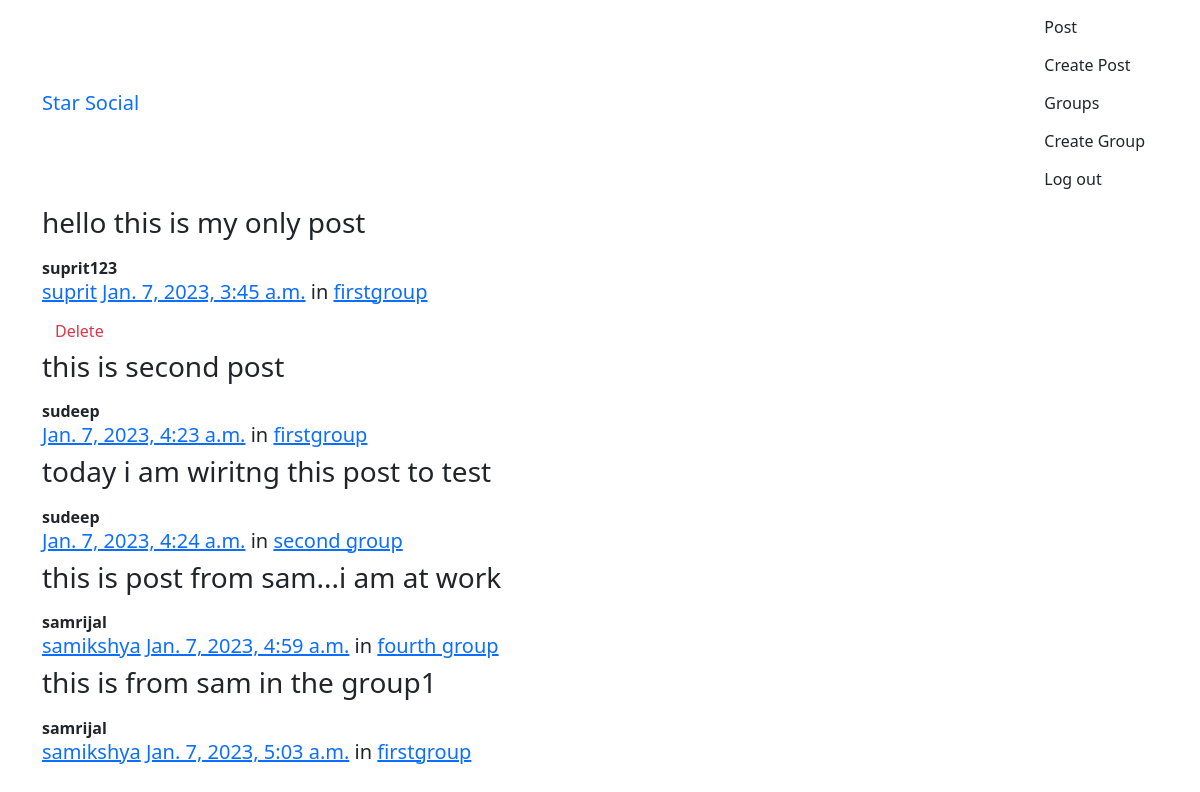
The page /posts/ (signed in) on the database its author committed.
### posts/models.py (models this page shows, shortened)
class Post(models.Model):
    user = models.ForeignKey(User, related_name="posts", on_delete=models.CASCADE)
    created_date = models.DateTimeField(auto_now=True)
    message = models.TextField()
    message_html = models.TextField(editable=False)
    group = models.ForeignKey(Group, related_name="posting", null=True, blank=True, on_delete=models.CASCADE)
    class Meta:
        unique_together = ["user", "message",]

### groups/models.py (models this page shows, shortened)
class Group(models.Model):
    name = models.CharField(max_length=200, unique=True)
    slug = models.SlugField(allow_unicode=True, unique=True)
    description = models.TextField(blank=True, default="")
    description_html = models.TextField(blank=True, editable=False, default="")
    member = models.ManyToManyField(User, through="GroupMember", through_fields=("group", "user"))
    class Meta:
        ordering = ("name",)

### posts/views.py (the view)
# urls.py: path("", views.PostList.as_view(), name="all"),
class PostList(SelectRelatedMixin, generic.ListView):
    model = models.Post
    select_related = ("user", "group")

### posts/templates/posts/post_list.html (shortened to what this page needs)
{% extends "posts/post_base.html" %}
{% block post_content %}
<div class="col-md-8">
    {% for post in post_list %}
    {% include "posts/_post.html" %}
    {% endfor %}
</div>
{% endblock %}

### posts/templates/posts/_post.html (shortened to what this page needs)
<div class="post media">
    <h3>{{ post.message_html|safe }}</h3>
    <div class="media-body">
        <strong>{{ post.user.username }}</strong>
        <h5 class="media-heading">
            <span class="username"><a
                    href="{% url 'posts:for_user' username=post.user.username %}">{{post.user.first_name }}</a></span>
            <time class="time"><a
                    href="{% url 'posts:single' username=post.user.username pk=post.pk %}">{{post.created_date}}</a></time>
            {% if post.group %}
            <span class="group-name">in <a href="{% url 'groups:all' %}">{{ post.group.name }}</a></span>
            {% endif %}
        </h5>
        <div class="media-footer">
            {% if user.is_authenticated and post.user == user and not hide_delete %}
            <a href="{% url 'posts:delete' pk=post.pk %}" title="delete" class="btn btn-simple">
                <span class="text-danger icon-label">Delete</span>
            </a>
            {% endif %}
        </div>
    </div>
</div>

### rows shown on the page
Post: message_html "hello this is my only post", user.username "suprit123", user.first_name "suprit", created_date "Jan. 7, 2023, 3:45 a.m.", group.name "firstgroup", shows "Delete"
Post: message_html "this is second post", user.username "sudeep", created_date "Jan. 7, 2023, 4:23 a.m.", group.name "firstgroup"
Post: message_html "today i am wiritng this post to test", user.username "sudeep", created_date "Jan. 7, 2023, 4:24 a.m.", group.name "second group"
Post: message_html "this is post from sam...i am at work", user.username "samrijal", user.first_name "samikshya", created_date "Jan. 7, 2023, 4:59 a.m.", group.name "fourth group"
Post: message_html "this is from sam in the group1", user.username "samrijal", user.first_name "samikshya", created_date "Jan. 7, 2023, 5:03 a.m.", group.name "firstgroup"
